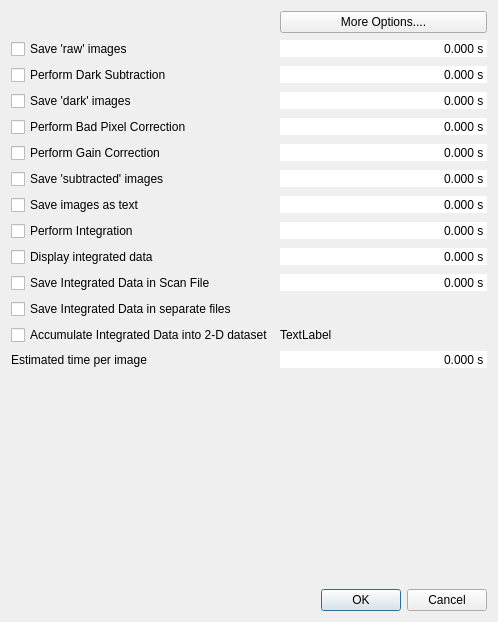
<?xml version="1.0" encoding="UTF-8"?>
<ui version="4.0">
 <class>QxrdCorrectionDialog</class>
 <widget class="QDialog" name="QxrdCorrectionDialog">
  <property name="geometry">
   <rect>
    <x>0</x>
    <y>0</y>
    <width>498</width>
    <height>622</height>
   </rect>
  </property>
  <property name="windowTitle">
   <string>&amp;Correction</string>
  </property>
  <layout class="QGridLayout" name="gridLayout_2">
   <item row="0" column="0">
    <layout class="QGridLayout" name="gridLayout">
     <item row="3" column="0">
      <widget class="QCheckBox" name="m_PerformDark">
       <property name="toolTip">
        <string>Do dark subtraction as images are taken</string>
       </property>
       <property name="text">
        <string>Perform Dark Subtraction </string>
       </property>
      </widget>
     </item>
     <item row="7" column="0">
      <widget class="QCheckBox" name="m_SaveSubtracted">
       <property name="toolTip">
        <string>Save subtracted images as they are taken</string>
       </property>
       <property name="text">
        <string>Save 'subtracted' images</string>
       </property>
      </widget>
     </item>
     <item row="13" column="0">
      <widget class="QCheckBox" name="m_AccumulateIntegrated2D">
       <property name="enabled">
        <bool>true</bool>
       </property>
       <property name="toolTip">
        <string>Save each integration in a separate file as it is calculated</string>
       </property>
       <property name="text">
        <string>Accumulate Integrated Data into 2-D dataset</string>
       </property>
      </widget>
     </item>
     <item row="13" column="1">
      <widget class="QLabel" name="m_AccumulateIntegratedName">
       <property name="text">
        <string>TextLabel</string>
       </property>
      </widget>
     </item>
     <item row="4" column="1">
      <widget class="QDoubleSpinBox" name="m_SaveDarkTime">
       <property name="frame">
        <bool>false</bool>
       </property>
       <property name="alignment">
        <set>Qt::AlignRight|Qt::AlignTrailing|Qt::AlignVCenter</set>
       </property>
       <property name="readOnly">
        <bool>true</bool>
       </property>
       <property name="buttonSymbols">
        <enum>QAbstractSpinBox::NoButtons</enum>
       </property>
       <property name="suffix">
        <string> s</string>
       </property>
       <property name="decimals">
        <number>3</number>
       </property>
      </widget>
     </item>
     <item row="1" column="1">
      <widget class="QDoubleSpinBox" name="m_SaveRawTime">
       <property name="frame">
        <bool>false</bool>
       </property>
       <property name="alignment">
        <set>Qt::AlignRight|Qt::AlignTrailing|Qt::AlignVCenter</set>
       </property>
       <property name="readOnly">
        <bool>true</bool>
       </property>
       <property name="buttonSymbols">
        <enum>QAbstractSpinBox::NoButtons</enum>
       </property>
       <property name="suffix">
        <string> s</string>
       </property>
       <property name="decimals">
        <number>3</number>
       </property>
      </widget>
     </item>
     <item row="6" column="0">
      <widget class="QCheckBox" name="m_PerformGainCorrection">
       <property name="enabled">
        <bool>true</bool>
       </property>
       <property name="toolTip">
        <string>Perform gain correction</string>
       </property>
       <property name="text">
        <string>Perform Gain Correction</string>
       </property>
      </widget>
     </item>
     <item row="14" column="1">
      <widget class="QDoubleSpinBox" name="m_EstimatedProcessingTime">
       <property name="toolTip">
        <string>Estimated processing time</string>
       </property>
       <property name="frame">
        <bool>false</bool>
       </property>
       <property name="alignment">
        <set>Qt::AlignRight|Qt::AlignTrailing|Qt::AlignVCenter</set>
       </property>
       <property name="readOnly">
        <bool>true</bool>
       </property>
       <property name="buttonSymbols">
        <enum>QAbstractSpinBox::NoButtons</enum>
       </property>
       <property name="suffix">
        <string> s</string>
       </property>
       <property name="decimals">
        <number>3</number>
       </property>
      </widget>
     </item>
     <item row="9" column="0">
      <widget class="QCheckBox" name="m_PerformIntegration">
       <property name="toolTip">
        <string>Perform angular integration as each image is taken</string>
       </property>
       <property name="text">
        <string>Perform Integration</string>
       </property>
      </widget>
     </item>
     <item row="0" column="1">
      <widget class="QPushButton" name="m_CorrectionOptionsButton">
       <property name="text">
        <string>More Options....</string>
       </property>
      </widget>
     </item>
     <item row="12" column="0" colspan="2">
      <widget class="QCheckBox" name="m_SaveIntegratedInSeparateFiles">
       <property name="enabled">
        <bool>true</bool>
       </property>
       <property name="toolTip">
        <string>Save each integration in a separate file as it is calculated</string>
       </property>
       <property name="text">
        <string>Save Integrated Data in separate files</string>
       </property>
      </widget>
     </item>
     <item row="5" column="0">
      <widget class="QCheckBox" name="m_PerformBadPixels">
       <property name="enabled">
        <bool>true</bool>
       </property>
       <property name="toolTip">
        <string>Do Bad Pixel Correction</string>
       </property>
       <property name="text">
        <string>Perform Bad Pixel Correction</string>
       </property>
      </widget>
     </item>
     <item row="11" column="1">
      <widget class="QDoubleSpinBox" name="m_SaveIntegratedDataTime">
       <property name="frame">
        <bool>false</bool>
       </property>
       <property name="alignment">
        <set>Qt::AlignRight|Qt::AlignTrailing|Qt::AlignVCenter</set>
       </property>
       <property name="readOnly">
        <bool>true</bool>
       </property>
       <property name="buttonSymbols">
        <enum>QAbstractSpinBox::NoButtons</enum>
       </property>
       <property name="suffix">
        <string> s</string>
       </property>
       <property name="decimals">
        <number>3</number>
       </property>
      </widget>
     </item>
     <item row="9" column="1">
      <widget class="QDoubleSpinBox" name="m_PerformIntegrationTime">
       <property name="frame">
        <bool>false</bool>
       </property>
       <property name="alignment">
        <set>Qt::AlignRight|Qt::AlignTrailing|Qt::AlignVCenter</set>
       </property>
       <property name="readOnly">
        <bool>true</bool>
       </property>
       <property name="buttonSymbols">
        <enum>QAbstractSpinBox::NoButtons</enum>
       </property>
       <property name="suffix">
        <string> s</string>
       </property>
       <property name="decimals">
        <number>3</number>
       </property>
      </widget>
     </item>
     <item row="10" column="1">
      <widget class="QDoubleSpinBox" name="m_DisplayIntegratedDataTime">
       <property name="frame">
        <bool>false</bool>
       </property>
       <property name="alignment">
        <set>Qt::AlignRight|Qt::AlignTrailing|Qt::AlignVCenter</set>
       </property>
       <property name="readOnly">
        <bool>true</bool>
       </property>
       <property name="buttonSymbols">
        <enum>QAbstractSpinBox::NoButtons</enum>
       </property>
       <property name="suffix">
        <string> s</string>
       </property>
       <property name="decimals">
        <number>3</number>
       </property>
      </widget>
     </item>
     <item row="5" column="1">
      <widget class="QDoubleSpinBox" name="m_PerformBadPixelsTime">
       <property name="frame">
        <bool>false</bool>
       </property>
       <property name="alignment">
        <set>Qt::AlignRight|Qt::AlignTrailing|Qt::AlignVCenter</set>
       </property>
       <property name="readOnly">
        <bool>true</bool>
       </property>
       <property name="buttonSymbols">
        <enum>QAbstractSpinBox::NoButtons</enum>
       </property>
       <property name="suffix">
        <string> s</string>
       </property>
       <property name="decimals">
        <number>3</number>
       </property>
      </widget>
     </item>
     <item row="10" column="0">
      <widget class="QCheckBox" name="m_DisplayIntegratedData">
       <property name="enabled">
        <bool>true</bool>
       </property>
       <property name="toolTip">
        <string>Add integrated data to graph as it is calculated</string>
       </property>
       <property name="text">
        <string>Display integrated data</string>
       </property>
      </widget>
     </item>
     <item row="6" column="1">
      <widget class="QDoubleSpinBox" name="m_PerformGainCorrectionTime">
       <property name="frame">
        <bool>false</bool>
       </property>
       <property name="alignment">
        <set>Qt::AlignRight|Qt::AlignTrailing|Qt::AlignVCenter</set>
       </property>
       <property name="readOnly">
        <bool>true</bool>
       </property>
       <property name="buttonSymbols">
        <enum>QAbstractSpinBox::NoButtons</enum>
       </property>
       <property name="suffix">
        <string> s</string>
       </property>
       <property name="decimals">
        <number>3</number>
       </property>
      </widget>
     </item>
     <item row="4" column="0">
      <widget class="QCheckBox" name="m_SaveDark">
       <property name="toolTip">
        <string>Save 'dark' images</string>
       </property>
       <property name="text">
        <string>Save 'dark' images</string>
       </property>
      </widget>
     </item>
     <item row="11" column="0">
      <widget class="QCheckBox" name="m_SaveIntegratedData">
       <property name="enabled">
        <bool>true</bool>
       </property>
       <property name="toolTip">
        <string>Save each integration as it is calculated</string>
       </property>
       <property name="text">
        <string>Save Integrated Data in Scan File</string>
       </property>
      </widget>
     </item>
     <item row="7" column="1">
      <widget class="QDoubleSpinBox" name="m_SaveSubtractedTime">
       <property name="frame">
        <bool>false</bool>
       </property>
       <property name="alignment">
        <set>Qt::AlignRight|Qt::AlignTrailing|Qt::AlignVCenter</set>
       </property>
       <property name="readOnly">
        <bool>true</bool>
       </property>
       <property name="buttonSymbols">
        <enum>QAbstractSpinBox::NoButtons</enum>
       </property>
       <property name="suffix">
        <string> s</string>
       </property>
       <property name="decimals">
        <number>3</number>
       </property>
      </widget>
     </item>
     <item row="3" column="1">
      <widget class="QDoubleSpinBox" name="m_PerformDarkTime">
       <property name="frame">
        <bool>false</bool>
       </property>
       <property name="alignment">
        <set>Qt::AlignRight|Qt::AlignTrailing|Qt::AlignVCenter</set>
       </property>
       <property name="readOnly">
        <bool>true</bool>
       </property>
       <property name="buttonSymbols">
        <enum>QAbstractSpinBox::NoButtons</enum>
       </property>
       <property name="suffix">
        <string> s</string>
       </property>
       <property name="decimals">
        <number>3</number>
       </property>
      </widget>
     </item>
     <item row="16" column="0" colspan="2">
      <spacer name="verticalSpacer_2">
       <property name="orientation">
        <enum>Qt::Vertical</enum>
       </property>
       <property name="sizeHint" stdset="0">
        <size>
         <width>238</width>
         <height>47</height>
        </size>
       </property>
      </spacer>
     </item>
     <item row="8" column="0">
      <widget class="QCheckBox" name="m_SaveAsText">
       <property name="toolTip">
        <string>Save subtracted images as they are taken</string>
       </property>
       <property name="text">
        <string>Save images as text</string>
       </property>
      </widget>
     </item>
     <item row="14" column="0">
      <widget class="QLabel" name="label_16">
       <property name="text">
        <string>Estimated time per image</string>
       </property>
      </widget>
     </item>
     <item row="8" column="1">
      <widget class="QDoubleSpinBox" name="m_SaveAsTextTime">
       <property name="frame">
        <bool>false</bool>
       </property>
       <property name="alignment">
        <set>Qt::AlignRight|Qt::AlignTrailing|Qt::AlignVCenter</set>
       </property>
       <property name="readOnly">
        <bool>true</bool>
       </property>
       <property name="buttonSymbols">
        <enum>QAbstractSpinBox::NoButtons</enum>
       </property>
       <property name="suffix">
        <string> s</string>
       </property>
       <property name="decimals">
        <number>3</number>
       </property>
      </widget>
     </item>
     <item row="1" column="0">
      <widget class="QCheckBox" name="m_SaveRaw">
       <property name="toolTip">
        <string>Save 'raw' images (before dark subtraction), as well</string>
       </property>
       <property name="text">
        <string>Save 'raw' images</string>
       </property>
      </widget>
     </item>
    </layout>
   </item>
   <item row="1" column="0">
    <widget class="QDialogButtonBox" name="buttonBox">
     <property name="orientation">
      <enum>Qt::Horizontal</enum>
     </property>
     <property name="standardButtons">
      <set>QDialogButtonBox::Cancel|QDialogButtonBox::Ok</set>
     </property>
    </widget>
   </item>
  </layout>
 </widget>
 <resources/>
 <connections>
  <connection>
   <sender>buttonBox</sender>
   <signal>accepted()</signal>
   <receiver>QxrdCorrectionDialog</receiver>
   <slot>accept()</slot>
   <hints>
    <hint type="sourcelabel">
     <x>248</x>
     <y>254</y>
    </hint>
    <hint type="destinationlabel">
     <x>157</x>
     <y>274</y>
    </hint>
   </hints>
  </connection>
  <connection>
   <sender>buttonBox</sender>
   <signal>rejected()</signal>
   <receiver>QxrdCorrectionDialog</receiver>
   <slot>reject()</slot>
   <hints>
    <hint type="sourcelabel">
     <x>316</x>
     <y>260</y>
    </hint>
    <hint type="destinationlabel">
     <x>286</x>
     <y>274</y>
    </hint>
   </hints>
  </connection>
 </connections>
</ui>
